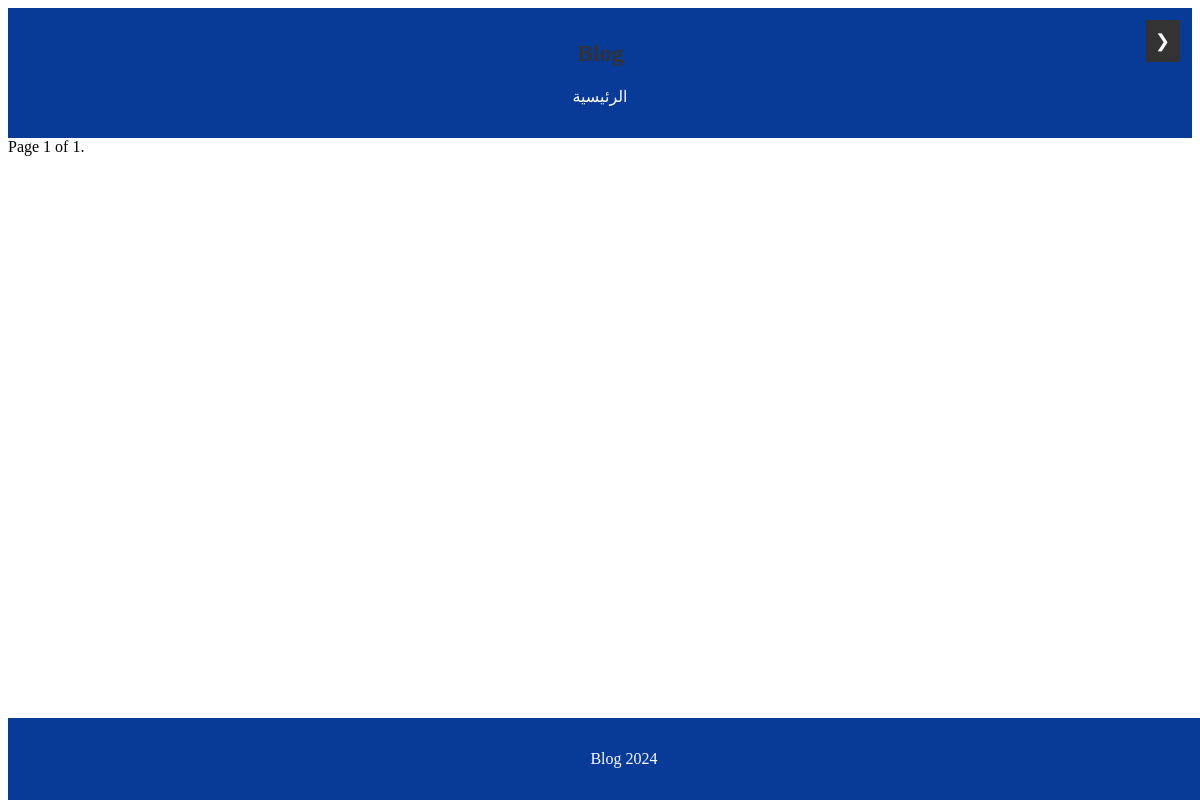
The app's page /, older data.
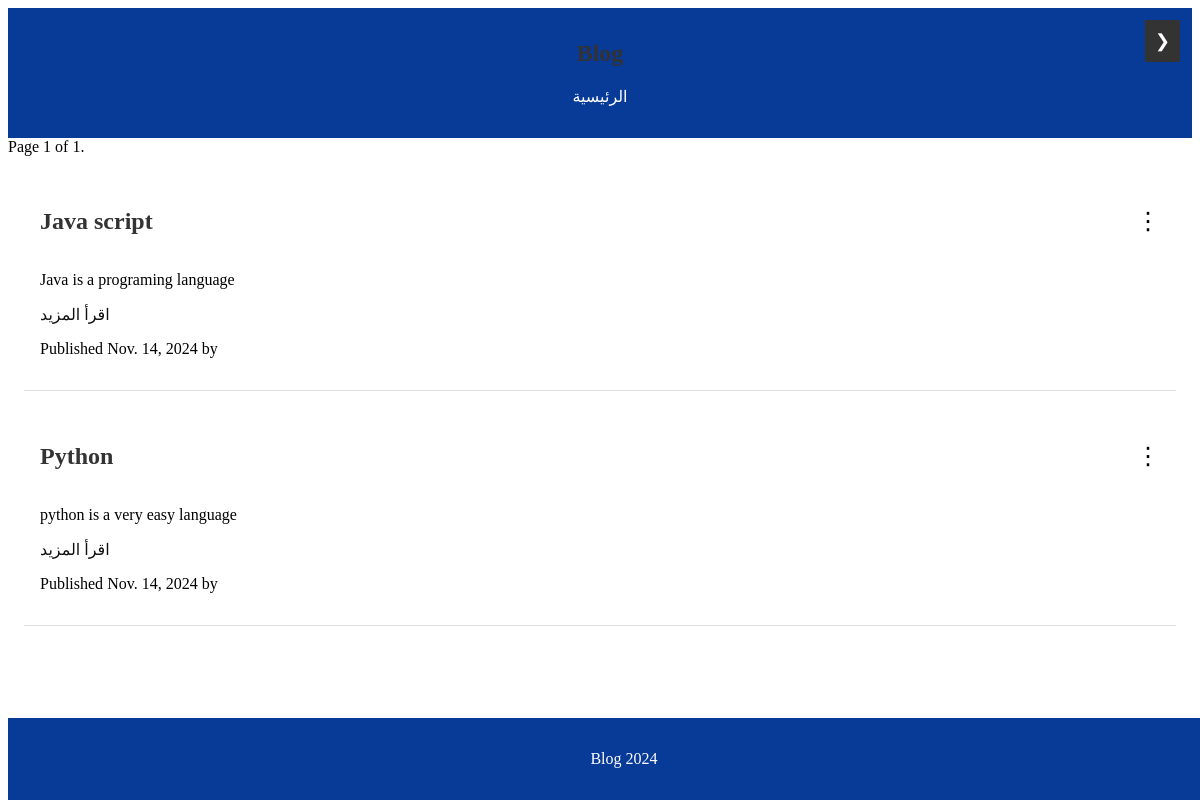
The same page, newer data.
### home/models.py (models this page shows, shortened)
class Post(models.Model):
    class Status(models.TextChoices):
        DRAFT = 'DF', 'Draft'
        PUBLISHED = 'PB', 'Published'
    title = models.CharField(max_length=200)
    auther = models.ForeignKey(User ,on_delete=models.CASCADE , related_name= 'blog_post',null=True , blank=True)
    slug = models.SlugField(max_length=200 , unique_for_date='publish',null=True , blank=True)
    body = models.TextField()
    publish = models.DateField(default=timezone.now)
    created = models.DateField(auto_now_add=True)
    updated = models.DateField(auto_now_add=True)
    status = models.CharField(max_length=2,choices=Status.choices,default=Status.DRAFT)
    class Meta:
        ordering = ['-publish']  #to order the posts from oldest to newest
        indexes =[
            models.Index(fields=['publish']),
        ]
    def get_absolute_url(self):
        return reverse("blog:details", args=[
        self.publish.year,
        self.publish.month,
        self.publish.day,
        self.slug,
        ])
    def get_delete_url(self):
        return reverse("blog:delete_post", args=[self.id])
    def get_update_url(self):
        return reverse("blog:update_post", args=[self.id])

### home/views.py (the view)
# urls.py: path('',views.posts_list,name='home'),
def posts_list(request):
    posts = Post.objects.all()
    paginator = Paginator(posts, 3)  # استخدم posts بدلاً من posts_list
    page_num = request.GET.get('page', 1)  # الحصول على رقم الصفحة من الرابط أو تعيين الصفحة الأولى كافتراضي
    page_obj = paginator.page(page_num)  # استخدم paginator بدلاً من Paginator مباشرة
    return render(request, 'home.html', {'posts': page_obj})

### templates/home.html (shortened to what this page needs)
{% extends "base.html" %}
{% block content %}
<main class="main">
    {% for post in posts %}
        <article class="article">
            <div class="article-header">
                <h2>{{ post.title }}</h2>
                <div class="options-menu">
                    <span class="options-icon" onclick="toggleMenu(this)">⋮</span>
                </div>
            </div>
            <p>{{ post.body }}</p>
            <a href="{{post.get_absolute_url}}">اقرأ المزيد</a>
            <p class="date">Published {{ post.publish }} by {{ post.author }}</p>
        </article>
    {% endfor %}
</main>
{% endblock %}

### templates/base.html (shortened to what this page needs)
{% load static %}
<!DOCTYPE html>
<html >
<head>
    <link rel="stylesheet" href="{% static 'style.css' %}">
</head>
<body>
    {% include "parts/nav.html" %}
    {% include "parts/header.html" %}
    {% include "parts/pagination.html" %}
    <div class="container">
        {% block content %}
        {% endblock %}
    </div>
    {% include "parts/footer.html" %}
</body>
</html>

### templates/parts/nav.html (shortened to what this page needs)
<button onclick="openSidebar()" class="open-button">❯</button>

### templates/parts/header.html
<header class="header">
    <h1>Blog</h1>
    <nav>
        <ul class="nav-list">
            <li><a href="/">الرئيسية</a></li>
        </ul>
    </nav>
</header>

### templates/parts/pagination.html (shortened to what this page needs)
<div class="pagination">
    <span class="step-links">
        <span class="current">
            Page {{ posts.number }} of {{ posts.paginator.num_pages }}.
        </span>
    </span>
</div>

### templates/parts/footer.html
<footer class="footer">
    <p>Blog 2024</p>
</footer>

### static/style.css (style rules this page uses)
.header { background-color: #083a98; color: #fff; padding: 1rem; text-align: center; }
.nav-list { list-style: none; padding: 0; display: flex; justify-content: center; }
.nav-list li { margin: 0 1rem; }
.nav-list li a { color: #fff; text-decoration: none; }
.footer { background-color: #083a98; color: #fff; text-align: center; padding: 1rem; position: fixed; bottom: 0; width: 100%; }
.main { padding: 1rem; }
.article { border-bottom: 1px solid #ddd; padding: 1rem; margin-bottom: 1rem; }
.article h2 { color: #333; }
.article a { color: #000000ee; text-decoration: none; }
.open-button { position: fixed; top: 20px; right: 20px; font-size: 18px; background-color: #333; color: white; border: none; padding: 10px; cursor: pointer; }
.container { transition: margin-right 0.5s; }
h1 { font-size: 24px; text-align: center; margin-bottom: 20px; color: #333333; }
body::after { content: ""; display: block; height: 60px; }
.article-header { display: flex; justify-content: space-between; align-items: center; }
.options-menu { position: relative; display: inline-block; }
.options-icon { cursor: pointer; }
.options-icon { font-size: 24px; cursor: pointer; }

Row changes from the older to the newer data that the page shows:
added Post: title "Java script", body "Java is a programing language", publish "Nov. 14, 2024"
added Post: title "Python", body "python is a very easy language", publish "Nov. 14, 2024"
